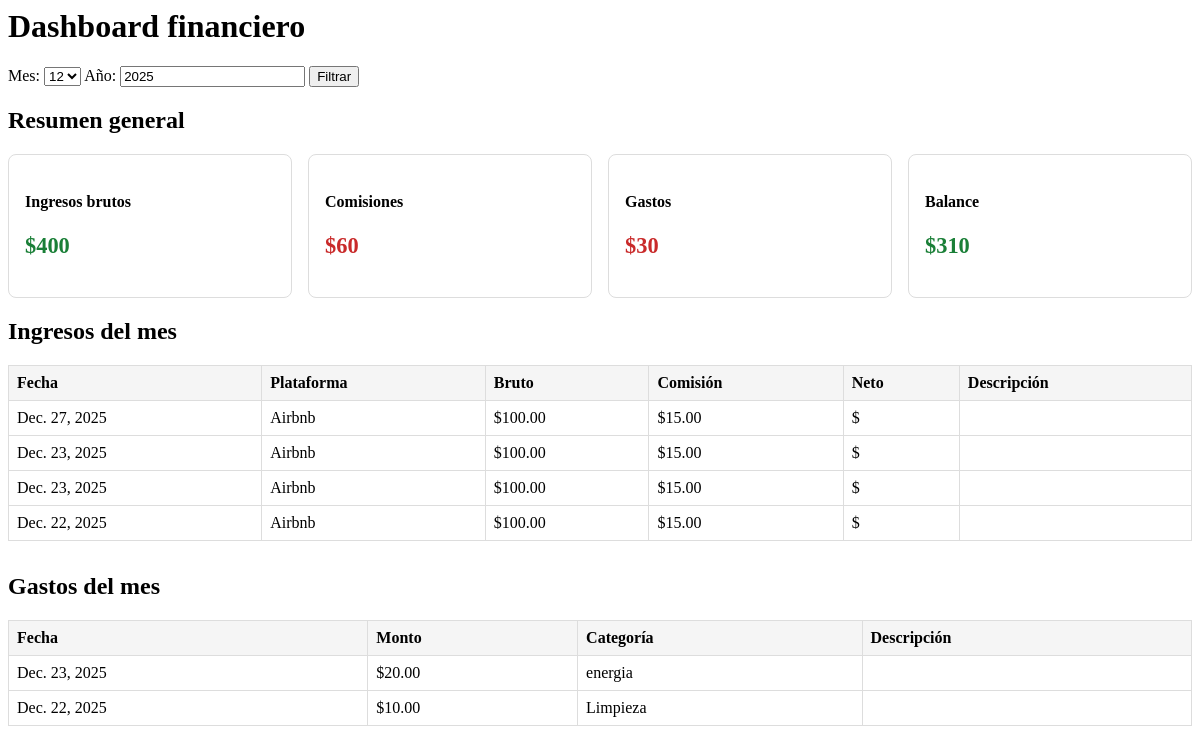
The app's page / (signed in), older data.
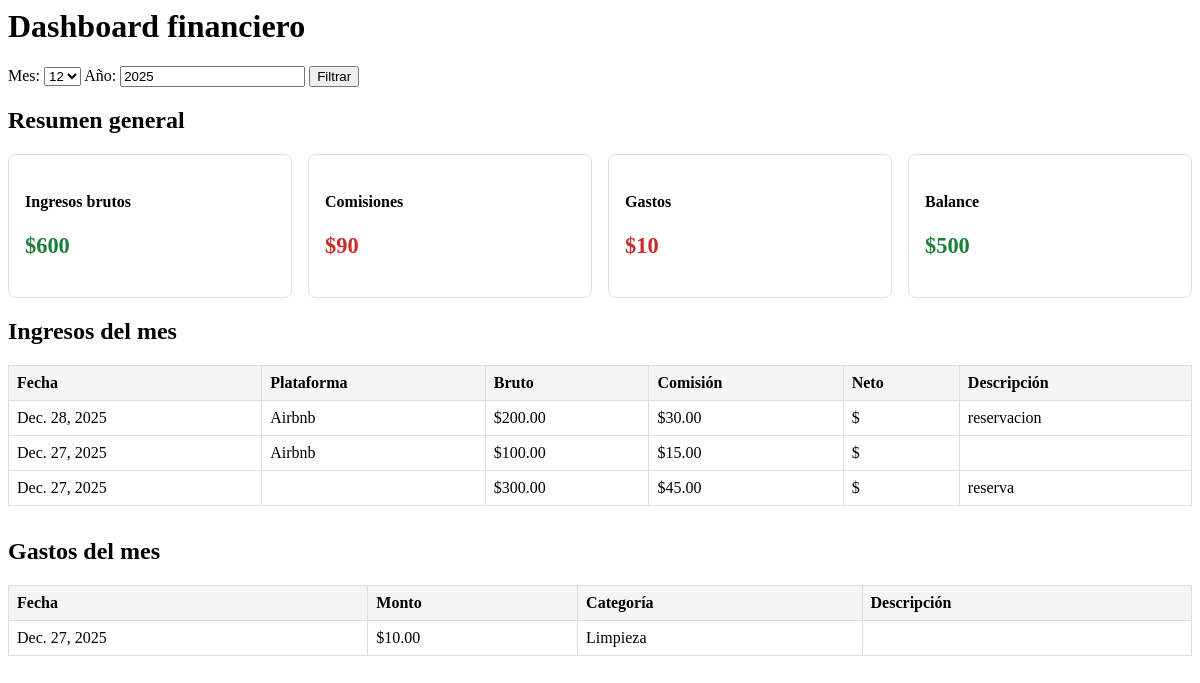
The same page, newer data.
### core/models.py (models this page shows, shortened)
class Ingreso(models.Model):
    propiedad = models.ForeignKey(Propiedad, on_delete=models.CASCADE)
    monto_bruto = models.DecimalField(max_digits=10, decimal_places=2)
    comision = models.DecimalField(max_digits=10, decimal_places=2)
    descripcion = models.CharField(max_length=255, blank=True)
    fecha = models.DateField()
    plataforma = models.CharField(max_length=50)
    creado_por = models.ForeignKey(User, on_delete=models.CASCADE)
    creado_en = models.DateTimeField(auto_now_add=True)

class Gasto(models.Model):
    propiedad = models.ForeignKey(Propiedad, on_delete=models.CASCADE)
    monto = models.DecimalField(max_digits=10, decimal_places=2)
    categoria = models.CharField(max_length=100)
    fecha = models.DateField()
    creado_por = models.ForeignKey(
        User,
        on_delete=models.CASCADE,
        related_name="gastos"
    )
    creado_en = models.DateTimeField(auto_now_add=True)

### core/views.py (the view)
# urls.py: path("", views.dashboard, name="dashboard"),
@login_required
def dashboard(request):
    hoy = date.today()
    mes = int(request.GET.get("mes", hoy.month))
    anio = int(request.GET.get("anio", hoy.year))
    meses = list(range(1, 13))
    ingresos_qs = Ingreso.objects.filter(
        fecha__month=mes,
        fecha__year=anio
    )
    gastos_qs = Gasto.objects.filter(
        fecha__month=mes,
        fecha__year=anio
    )
    total_ingresos = ingresos_qs.aggregate(
        total=Sum("monto_bruto")
    )["total"] or 0
    total_comisiones = ingresos_qs.aggregate(
        total=Sum("comision")
    )["total"] or 0
    total_gastos = gastos_qs.aggregate(
        total=Sum("monto")
    )["total"] or 0
    balance = total_ingresos - total_comisiones - total_gastos
    ingresos = ingresos_qs.order_by("-fecha")
    gastos = gastos_qs.order_by("-fecha")
    context = {
        "mes": mes,
        "anio": anio,
        "total_ingresos": total_ingresos,
        "total_comisiones": total_comisiones,
        "total_gastos": total_gastos,
        "balance": balance,
        "meses": meses,
        "ingresos": ingresos,
        "gastos": gastos,
    }
    return render(request, "core/dashboard.html", context)

### core/templates/core/dashboard.html
{% load static %}
<link rel="stylesheet" href="{% static 'core/styles.css' %}">
<h1>Dashboard financiero</h1>
<form method="get" class="filtros">
    <label>Mes:</label>
<select name="mes">
    {% for m in meses %}
        <option value="{{ m }}"
            {% if mes == m %}selected{% endif %}>
            {{ m }}
        </option>
    {% endfor %}
</select>
    <label>Año:</label>
    <input type="number" name="anio" value="{{ anio }}" min="2020">
    <button type="submit">Filtrar</button>
</form>
<section class="resumen-general">
    <h2>Resumen general</h2>
    <div class="resumen-cards">
        <div class="card">
            <h4>Ingresos brutos</h4>
            <p class="monto positivo">
                ${{ total_ingresos }}
            </p>
        </div>
        <div class="card">
            <h4>Comisiones</h4>
            <p class="monto negativo">
                ${{ total_comisiones }}
            </p>
        </div>
        <div class="card">
            <h4>Gastos</h4>
            <p class="monto negativo">
                ${{ total_gastos }}
            </p>
        </div>
        <div class="card">
            <h4>Balance</h4>
            <p class="monto {% if balance >= 0 %}positivo{% else %}negativo{% endif %}">
                ${{ balance }}
            </p>
        </div>
    </div>
</section>
<h2>Ingresos del mes</h2>
<table class="tabla">
    <thead>
        <tr>
            <th>Fecha</th>
            <th>Plataforma</th>
            <th>Bruto</th>
            <th>Comisión</th>
            <th>Neto</th>
            <th>Descripción</th>
        </tr>
    </thead>
    <tbody>
        {% for ingreso in ingresos %}
        <tr>
            <td>{{ ingreso.fecha }}</td>
            <td>{{ ingreso.plataforma }}</td>
            <td>${{ ingreso.monto_bruto }}</td>
            <td>${{ ingreso.comision }}</td>
            <td>
                ${{ ingreso.monto_bruto|floatformat:2|add:"-"|add:ingreso.comision }}
            </td>
            <td>{{ ingreso.descripcion }}</td>
        </tr>
        {% empty %}
        <tr>
            <td colspan="6">No hay ingresos registrados este mes.</td>
        </tr>
        {% endfor %}
    </tbody>
</table>
<h2>Gastos del mes</h2>
<table class="tabla">
    <thead>
        <tr>
            <th>Fecha</th>
            <th>Monto</th>
            <th>Categoría</th>
            <th>Descripción</th>
        </tr>
    </thead>
    <tbody>
        {% for gasto in gastos %}
        <tr>
            <td>{{ gasto.fecha }}</td>
            <td>${{ gasto.monto }}</td>
            <td>{{ gasto.categoria }}</td>
            <td>{{ gasto.descripcion }}</td>
        </tr>
        {% empty %}
        <tr>
            <td colspan="4">No hay gastos registrados este mes.</td>
        </tr>
        {% endfor %}
    </tbody>
</table>

Row changes from the older to the newer data that the page shows:
removed Ingreso: fecha "Dec. 23, 2025", plataforma "Airbnb", monto_bruto "100.00", comision "15.00"
removed Ingreso: fecha "Dec. 23, 2025", plataforma "Airbnb", monto_bruto "100.00", comision "15.00"
removed Ingreso: fecha "Dec. 22, 2025", plataforma "Airbnb", monto_bruto "100.00", comision "15.00"
removed Gasto: fecha "Dec. 23, 2025", monto "20.00", categoria "energia"
removed Gasto: fecha "Dec. 22, 2025", monto "10.00", categoria "Limpieza"
added Ingreso: fecha "Dec. 28, 2025", plataforma "Airbnb", monto_bruto "200.00", comision "30.00", descripcion "reservacion"
added Ingreso: fecha "Dec. 27, 2025", monto_bruto "300.00", comision "45.00", descripcion "reserva"
added Gasto: fecha "Dec. 27, 2025", monto "10.00", categoria "Limpieza"
Text that changed along with them:
{{ total_ingresos }}: "400" → "600"
{{ total_comisiones }}: "60" → "90"
{{ total_gastos }}: "30" → "10"
{{ balance }}: "310" → "500"
